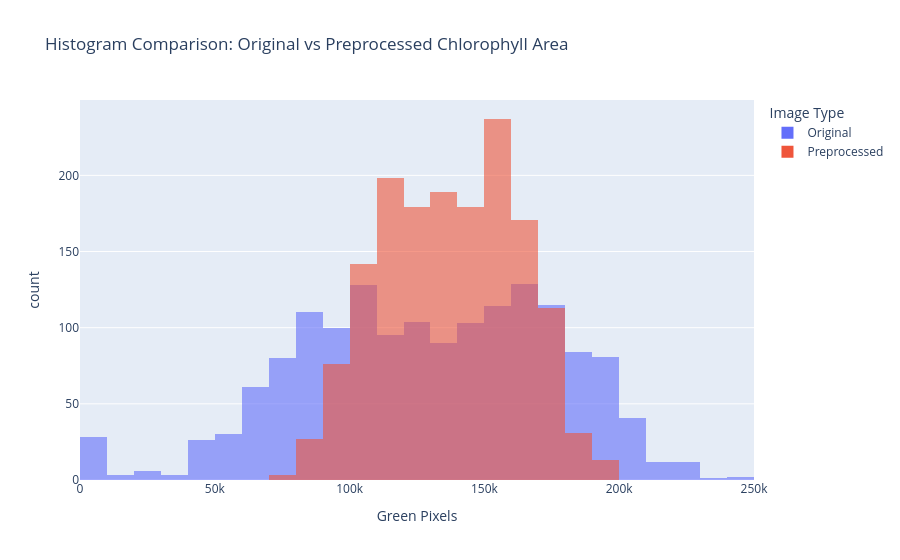

Source (notebook cell):
### Code cell
import cv2
import numpy as np
import pandas as pd
from pathlib import Path
import plotly.express as px

def compare_chlorophyll_histogram(original_folder, preprocessed_folder):
    """
    Compare chlorophyll (green pixel area) distribution
    between original and normalized (preprocessed) images.
    
    Parameters:
    -----------
    original_folder : str
        Path to original images
    preprocessed_folder : str
        Path to normalized/preprocessed images
    """

    def compute_green_pixels(folder_path):
        green_values = []

        for path in sorted(Path(folder_path).glob("*.jpg")):
            img = cv2.imread(str(path))
            if img is None:
                continue

            hsv = cv2.cvtColor(img, cv2.COLOR_BGR2HSV)

            lower_green = np.array([35, 40, 40])
            upper_green = np.array([90, 255, 255])

            mask = cv2.inRange(hsv, lower_green, upper_green)

            kernel = np.ones((5,5), np.uint8)
            mask = cv2.morphologyEx(mask, cv2.MORPH_OPEN, kernel)
            mask = cv2.morphologyEx(mask, cv2.MORPH_CLOSE, kernel)

            green_pixels = cv2.countNonZero(mask)
            green_values.append(green_pixels)

        return green_values

    # Compute values
    original_green = compute_green_pixels(original_folder)
    preprocessed_green = compute_green_pixels(preprocessed_folder)

    # Create dataframe for plotting
    df = pd.DataFrame({
        "Green Pixels": original_green + preprocessed_green,
        "Image Type": ["Original"] * len(original_green) +
                      ["Preprocessed"] * len(preprocessed_green)
    })

    # Summary statistics
    print("\n--- Summary Statistics ---")
    print(df.groupby("Image Type")["Green Pixels"].describe())

    # Plot histogram comparison
    fig = px.histogram(
        df,
        x="Green Pixels",
        color="Image Type",
        barmode="overlay",
        opacity=0.6,
        nbins=40,
        title="Histogram Comparison: Original vs Preprocessed Chlorophyll Area"
    )

    fig.show()


compare_chlorophyll_histogram(
    r"F:\strwaberry images\back row upated with text\Cropped_Images\down_2",
    r"F:\strwaberry images\back row upated with text\Cropped_Images\down_2\preprocessed_images"
)

### Figure 1 — Plotly figure (JSON) as saved in the notebook; plotly's stock layout.template omitted (floating-point values rounded to 4 significant figures; data arrays with more than 128 entries replaced by an {"elided": "..."} marker saying what was removed)
{"data": [{"bingroup": "x", "hovertemplate": "Image Type=Original<br>Green Pixels=%{x}<br>count=%{y}<extra></extra>", "legendgroup": "Original", "marker": {"color": "#636efa", "opacity": 0.6, "pattern": {"shape": ""}}, "name": "Original", "nbinsx": 40, "orientation": "v", "showlegend": true, "type": "histogram", "x": {"elided": "1558 int values"}, "xaxis": "x", "yaxis": "y"}, {"bingroup": "x", "hovertemplate": "Image Type=Preprocessed<br>Green Pixels=%{x}<br>count=%{y}<extra></extra>", "legendgroup": "Preprocessed", "marker": {"color": "#EF553B", "opacity": 0.6, "pattern": {"shape": ""}}, "name": "Preprocessed", "nbinsx": 40, "orientation": "v", "showlegend": true, "type": "histogram", "x": {"elided": "1558 int values"}, "xaxis": "x", "yaxis": "y"}], "layout": {"barmode": "overlay", "legend": {"title": {"text": "Image Type"}, "tracegroupgap": 0}, "title": {"text": "Histogram Comparison: Original vs Preprocessed Chlorophyll Area"}, "xaxis": {"anchor": "y", "domain": [0, 1], "title": {"text": "Green Pixels"}}, "yaxis": {"anchor": "x", "domain": [0, 1], "title": {"text": "count"}}}}
